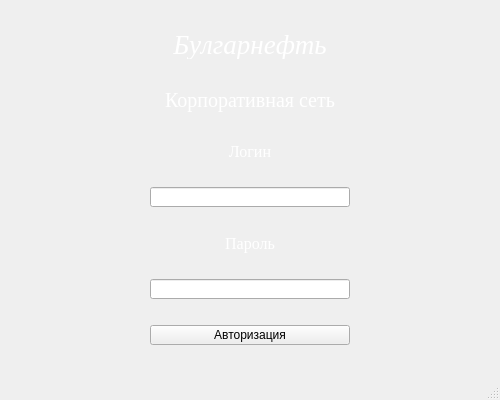
<?xml version="1.0" encoding="UTF-8"?>
<ui version="4.0">
 <class>MainWindow</class>
 <widget class="QMainWindow" name="MainWindow">
  <property name="geometry">
   <rect>
    <x>0</x>
    <y>0</y>
    <width>500</width>
    <height>400</height>
   </rect>
  </property>
  <property name="sizePolicy">
   <sizepolicy hsizetype="Fixed" vsizetype="Fixed">
    <horstretch>0</horstretch>
    <verstretch>0</verstretch>
   </sizepolicy>
  </property>
  <property name="minimumSize">
   <size>
    <width>500</width>
    <height>400</height>
   </size>
  </property>
  <property name="maximumSize">
   <size>
    <width>500</width>
    <height>400</height>
   </size>
  </property>
  <property name="baseSize">
   <size>
    <width>11</width>
    <height>0</height>
   </size>
  </property>
  <property name="windowTitle">
   <string>MainWindow</string>
  </property>
  <property name="layoutDirection">
   <enum>Qt::LeftToRight</enum>
  </property>
  <widget class="QWidget" name="centralwidget">
   <layout class="QGridLayout" name="gridLayout">
    <item row="1" column="2">
     <widget class="QLabel" name="label_3">
      <property name="maximumSize">
       <size>
        <width>300</width>
        <height>30</height>
       </size>
      </property>
      <property name="sizeIncrement">
       <size>
        <width>0</width>
        <height>0</height>
       </size>
      </property>
      <property name="baseSize">
       <size>
        <width>0</width>
        <height>0</height>
       </size>
      </property>
      <property name="font">
       <font>
        <family>Times New Roman</family>
        <pointsize>15</pointsize>
       </font>
      </property>
      <property name="styleSheet">
       <string notr="true">color: white;</string>
      </property>
      <property name="lineWidth">
       <number>2</number>
      </property>
      <property name="text">
       <string>Корпоративная сеть</string>
      </property>
      <property name="textFormat">
       <enum>Qt::PlainText</enum>
      </property>
      <property name="scaledContents">
       <bool>false</bool>
      </property>
      <property name="alignment">
       <set>Qt::AlignCenter</set>
      </property>
      <property name="wordWrap">
       <bool>false</bool>
      </property>
      <property name="openExternalLinks">
       <bool>false</bool>
      </property>
     </widget>
    </item>
    <item row="2" column="2">
     <widget class="QLabel" name="label">
      <property name="enabled">
       <bool>true</bool>
      </property>
      <property name="maximumSize">
       <size>
        <width>200</width>
        <height>20</height>
       </size>
      </property>
      <property name="font">
       <font>
        <family>Times New Roman</family>
        <pointsize>12</pointsize>
       </font>
      </property>
      <property name="styleSheet">
       <string notr="true">color: white;</string>
      </property>
      <property name="text">
       <string>Логин</string>
      </property>
      <property name="textFormat">
       <enum>Qt::PlainText</enum>
      </property>
      <property name="alignment">
       <set>Qt::AlignCenter</set>
      </property>
     </widget>
    </item>
    <item row="9" column="2">
     <widget class="QLabel" name="label_2">
      <property name="maximumSize">
       <size>
        <width>200</width>
        <height>20</height>
       </size>
      </property>
      <property name="font">
       <font>
        <family>Times New Roman</family>
        <pointsize>12</pointsize>
       </font>
      </property>
      <property name="styleSheet">
       <string notr="true">color: white;</string>
      </property>
      <property name="frameShape">
       <enum>QFrame::NoFrame</enum>
      </property>
      <property name="text">
       <string>Пароль</string>
      </property>
      <property name="scaledContents">
       <bool>false</bool>
      </property>
      <property name="alignment">
       <set>Qt::AlignCenter</set>
      </property>
      <property name="wordWrap">
       <bool>false</bool>
      </property>
     </widget>
    </item>
    <item row="11" column="2">
     <widget class="QLineEdit" name="lineEdit_2">
      <property name="maximumSize">
       <size>
        <width>200</width>
        <height>20</height>
       </size>
      </property>
      <property name="maxLength">
       <number>15</number>
      </property>
      <property name="echoMode">
       <enum>QLineEdit::Password</enum>
      </property>
     </widget>
    </item>
    <item row="12" column="2">
     <widget class="QPushButton" name="pushButton">
      <property name="maximumSize">
       <size>
        <width>200</width>
        <height>20</height>
       </size>
      </property>
      <property name="styleSheet">
       <string notr="true"/>
      </property>
      <property name="text">
       <string>Авторизация</string>
      </property>
     </widget>
    </item>
    <item row="0" column="2">
     <widget class="QLabel" name="label_4">
      <property name="maximumSize">
       <size>
        <width>16777215</width>
        <height>30</height>
       </size>
      </property>
      <property name="font">
       <font>
        <family>Times New Roman</family>
        <pointsize>20</pointsize>
        <weight>50</weight>
        <italic>true</italic>
        <bold>false</bold>
        <underline>false</underline>
        <stylestrategy>PreferDefault</stylestrategy>
        <kerning>false</kerning>
       </font>
      </property>
      <property name="acceptDrops">
       <bool>false</bool>
      </property>
      <property name="autoFillBackground">
       <bool>false</bool>
      </property>
      <property name="styleSheet">
       <string notr="true">color: white;</string>
      </property>
      <property name="text">
       <string>Булгарнефть</string>
      </property>
      <property name="textFormat">
       <enum>Qt::RichText</enum>
      </property>
      <property name="alignment">
       <set>Qt::AlignCenter</set>
      </property>
     </widget>
    </item>
    <item row="3" column="2">
     <widget class="QLineEdit" name="lineEdit">
      <property name="sizePolicy">
       <sizepolicy hsizetype="Maximum" vsizetype="Maximum">
        <horstretch>0</horstretch>
        <verstretch>0</verstretch>
       </sizepolicy>
      </property>
      <property name="maximumSize">
       <size>
        <width>200</width>
        <height>20</height>
       </size>
      </property>
      <property name="maxLength">
       <number>15</number>
      </property>
     </widget>
    </item>
   </layout>
  </widget>
  <widget class="QMenuBar" name="menubar">
   <property name="geometry">
    <rect>
     <x>0</x>
     <y>0</y>
     <width>500</width>
     <height>20</height>
    </rect>
   </property>
  </widget>
  <widget class="QStatusBar" name="statusbar"/>
 </widget>
 <resources/>
 <connections/>
</ui>
